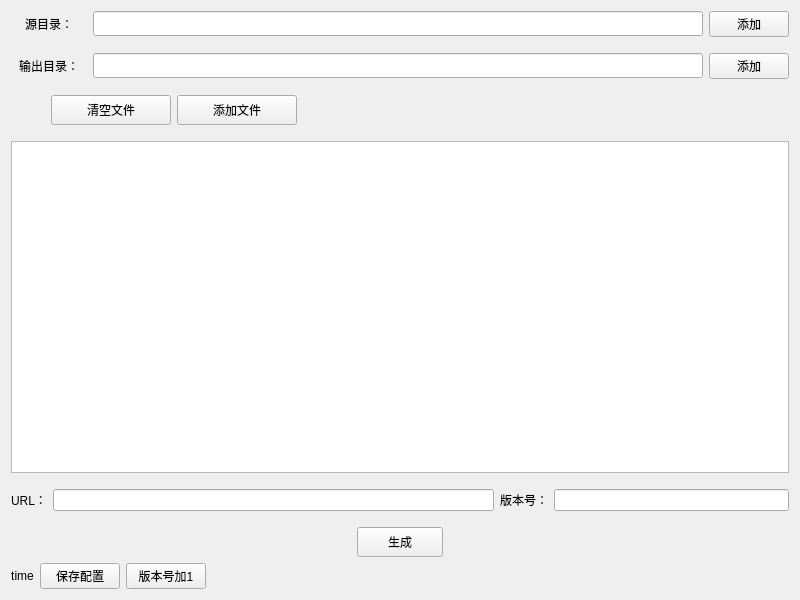
<?xml version="1.0" encoding="UTF-8"?>
<ui version="4.0">
 <class>Widget</class>
 <widget class="QWidget" name="Widget">
  <property name="geometry">
   <rect>
    <x>0</x>
    <y>0</y>
    <width>800</width>
    <height>600</height>
   </rect>
  </property>
  <property name="windowTitle">
   <string>INI配置文件生成(网址 : Ai-Help.cn)</string>
  </property>
  <property name="windowIcon">
   <iconset>
    <normaloff>logo.ico</normaloff>logo.ico</iconset>
  </property>
  <layout class="QVBoxLayout" name="verticalLayout">
   <item>
    <layout class="QHBoxLayout" name="horizontalLayout_2" stretch="1,8,0">
     <item>
      <widget class="QLabel" name="label">
       <property name="text">
        <string>源目录：</string>
       </property>
       <property name="alignment">
        <set>Qt::AlignCenter</set>
       </property>
      </widget>
     </item>
     <item>
      <widget class="QLineEdit" name="lineEditMainDir">
       <property name="minimumSize">
        <size>
         <width>40</width>
         <height>25</height>
        </size>
       </property>
      </widget>
     </item>
     <item>
      <widget class="QPushButton" name="btnAddMainDir">
       <property name="minimumSize">
        <size>
         <width>20</width>
         <height>20</height>
        </size>
       </property>
       <property name="text">
        <string>添加</string>
       </property>
      </widget>
     </item>
    </layout>
   </item>
   <item>
    <spacer name="verticalSpacer_3">
     <property name="orientation">
      <enum>Qt::Vertical</enum>
     </property>
     <property name="sizeType">
      <enum>QSizePolicy::Fixed</enum>
     </property>
     <property name="sizeHint" stdset="0">
      <size>
       <width>20</width>
       <height>10</height>
      </size>
     </property>
    </spacer>
   </item>
   <item>
    <layout class="QHBoxLayout" name="horizontalLayout_10" stretch="1,8,0">
     <item>
      <widget class="QLabel" name="label_4">
       <property name="text">
        <string>输出目录：</string>
       </property>
       <property name="alignment">
        <set>Qt::AlignCenter</set>
       </property>
      </widget>
     </item>
     <item>
      <widget class="QLineEdit" name="lineEditRootDir">
       <property name="minimumSize">
        <size>
         <width>40</width>
         <height>25</height>
        </size>
       </property>
      </widget>
     </item>
     <item>
      <widget class="QPushButton" name="btnAddRootDir">
       <property name="minimumSize">
        <size>
         <width>20</width>
         <height>20</height>
        </size>
       </property>
       <property name="text">
        <string>添加</string>
       </property>
      </widget>
     </item>
    </layout>
   </item>
   <item>
    <spacer name="verticalSpacer_7">
     <property name="orientation">
      <enum>Qt::Vertical</enum>
     </property>
     <property name="sizeType">
      <enum>QSizePolicy::Fixed</enum>
     </property>
     <property name="sizeHint" stdset="0">
      <size>
       <width>20</width>
       <height>10</height>
      </size>
     </property>
    </spacer>
   </item>
   <item>
    <layout class="QHBoxLayout" name="horizontalLayout_6" stretch="5,0,0,5">
     <item>
      <spacer name="horizontalSpacer">
       <property name="orientation">
        <enum>Qt::Horizontal</enum>
       </property>
       <property name="sizeType">
        <enum>QSizePolicy::Fixed</enum>
       </property>
       <property name="sizeHint" stdset="0">
        <size>
         <width>40</width>
         <height>20</height>
        </size>
       </property>
      </spacer>
     </item>
     <item>
      <widget class="QPushButton" name="btnClear">
       <property name="enabled">
        <bool>true</bool>
       </property>
       <property name="minimumSize">
        <size>
         <width>120</width>
         <height>30</height>
        </size>
       </property>
       <property name="maximumSize">
        <size>
         <width>120</width>
         <height>35</height>
        </size>
       </property>
       <property name="text">
        <string>清空文件</string>
       </property>
      </widget>
     </item>
     <item>
      <widget class="QPushButton" name="btnAddFile">
       <property name="minimumSize">
        <size>
         <width>120</width>
         <height>30</height>
        </size>
       </property>
       <property name="maximumSize">
        <size>
         <width>120</width>
         <height>35</height>
        </size>
       </property>
       <property name="text">
        <string>添加文件</string>
       </property>
      </widget>
     </item>
     <item>
      <spacer name="horizontalSpacer_6">
       <property name="orientation">
        <enum>Qt::Horizontal</enum>
       </property>
       <property name="sizeHint" stdset="0">
        <size>
         <width>40</width>
         <height>20</height>
        </size>
       </property>
      </spacer>
     </item>
    </layout>
   </item>
   <item>
    <spacer name="verticalSpacer_4">
     <property name="orientation">
      <enum>Qt::Vertical</enum>
     </property>
     <property name="sizeType">
      <enum>QSizePolicy::Fixed</enum>
     </property>
     <property name="sizeHint" stdset="0">
      <size>
       <width>20</width>
       <height>10</height>
      </size>
     </property>
    </spacer>
   </item>
   <item>
    <layout class="QHBoxLayout" name="horizontalLayout" stretch="0">
     <item>
      <widget class="QTableView" name="tableView"/>
     </item>
    </layout>
   </item>
   <item>
    <spacer name="verticalSpacer_2">
     <property name="orientation">
      <enum>Qt::Vertical</enum>
     </property>
     <property name="sizeType">
      <enum>QSizePolicy::Fixed</enum>
     </property>
     <property name="sizeHint" stdset="0">
      <size>
       <width>20</width>
       <height>10</height>
      </size>
     </property>
    </spacer>
   </item>
   <item>
    <layout class="QHBoxLayout" name="horizontalLayout_5" stretch="5,3">
     <item>
      <layout class="QHBoxLayout" name="horizontalLayout_3" stretch="0,0">
       <item>
        <widget class="QLabel" name="label_2">
         <property name="text">
          <string>URL：</string>
         </property>
         <property name="alignment">
          <set>Qt::AlignCenter</set>
         </property>
        </widget>
       </item>
       <item>
        <widget class="QLineEdit" name="lineEditURL"/>
       </item>
      </layout>
     </item>
     <item>
      <layout class="QHBoxLayout" name="horizontalLayout_4" stretch="0,5">
       <item>
        <widget class="QLabel" name="label_3">
         <property name="text">
          <string>版本号：</string>
         </property>
         <property name="alignment">
          <set>Qt::AlignCenter</set>
         </property>
        </widget>
       </item>
       <item>
        <widget class="QLineEdit" name="lineEditVersion"/>
       </item>
      </layout>
     </item>
    </layout>
   </item>
   <item>
    <spacer name="verticalSpacer">
     <property name="orientation">
      <enum>Qt::Vertical</enum>
     </property>
     <property name="sizeType">
      <enum>QSizePolicy::Fixed</enum>
     </property>
     <property name="sizeHint" stdset="0">
      <size>
       <width>5</width>
       <height>10</height>
      </size>
     </property>
    </spacer>
   </item>
   <item>
    <layout class="QHBoxLayout" name="horizontalLayout_7" stretch="4,1,4">
     <item>
      <spacer name="horizontalSpacer_3">
       <property name="orientation">
        <enum>Qt::Horizontal</enum>
       </property>
       <property name="sizeHint" stdset="0">
        <size>
         <width>40</width>
         <height>20</height>
        </size>
       </property>
      </spacer>
     </item>
     <item>
      <widget class="QPushButton" name="btnBuild">
       <property name="minimumSize">
        <size>
         <width>0</width>
         <height>30</height>
        </size>
       </property>
       <property name="text">
        <string>生成</string>
       </property>
      </widget>
     </item>
     <item>
      <spacer name="horizontalSpacer_4">
       <property name="orientation">
        <enum>Qt::Horizontal</enum>
       </property>
       <property name="sizeHint" stdset="0">
        <size>
         <width>40</width>
         <height>20</height>
        </size>
       </property>
      </spacer>
     </item>
    </layout>
   </item>
   <item>
    <layout class="QHBoxLayout" name="horizontalLayout_8" stretch="0,0,0,5">
     <item>
      <widget class="QLabel" name="labelDateTime">
       <property name="text">
        <string>time</string>
       </property>
       <property name="alignment">
        <set>Qt::AlignCenter</set>
       </property>
      </widget>
     </item>
     <item>
      <widget class="QPushButton" name="btnSaveSetting">
       <property name="text">
        <string>保存配置</string>
       </property>
      </widget>
     </item>
     <item>
      <widget class="QPushButton" name="btnConfigVersionAddOne">
       <property name="text">
        <string>版本号加1</string>
       </property>
      </widget>
     </item>
     <item>
      <spacer name="horizontalSpacer_5">
       <property name="orientation">
        <enum>Qt::Horizontal</enum>
       </property>
       <property name="sizeHint" stdset="0">
        <size>
         <width>40</width>
         <height>20</height>
        </size>
       </property>
      </spacer>
     </item>
    </layout>
   </item>
  </layout>
 </widget>
 <resources/>
 <connections/>
</ui>
